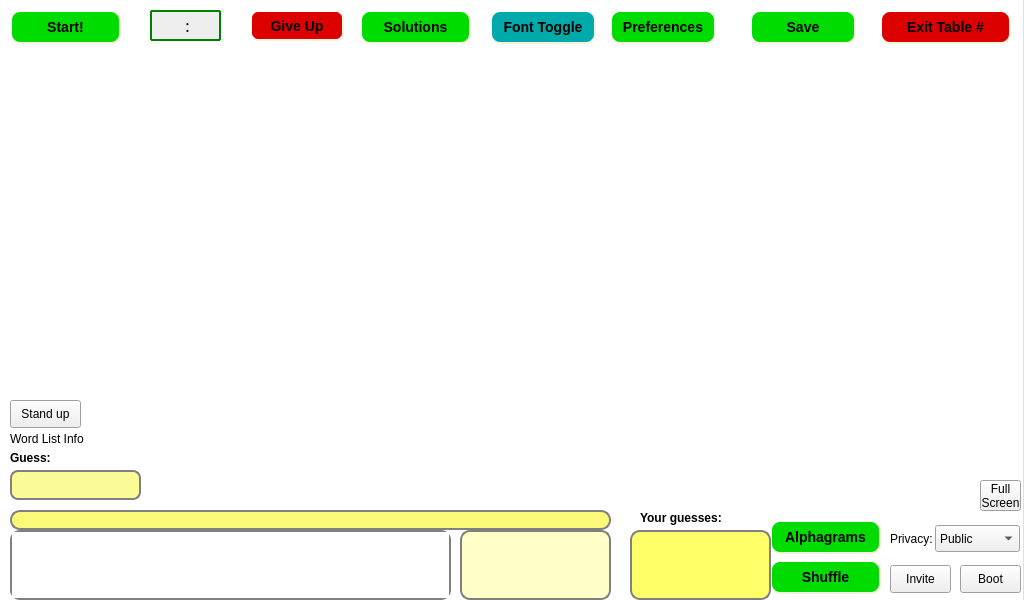
<?xml version="1.0" encoding="UTF-8"?>
<ui version="4.0">
 <class>tableForm</class>
 <widget class="QWidget" name="tableForm">
  <property name="geometry">
   <rect>
    <x>0</x>
    <y>0</y>
    <width>1024</width>
    <height>600</height>
   </rect>
  </property>
  <property name="sizePolicy">
   <sizepolicy hsizetype="Preferred" vsizetype="Preferred">
    <horstretch>0</horstretch>
    <verstretch>0</verstretch>
   </sizepolicy>
  </property>
  <property name="minimumSize">
   <size>
    <width>1024</width>
    <height>600</height>
   </size>
  </property>
  <property name="maximumSize">
   <size>
    <width>2000</width>
    <height>2000</height>
   </size>
  </property>
  <property name="palette">
   <palette>
    <active>
     <colorrole role="Base">
      <brush brushstyle="SolidPattern">
       <color alpha="255">
        <red>255</red>
        <green>255</green>
        <blue>255</blue>
       </color>
      </brush>
     </colorrole>
     <colorrole role="Window">
      <brush brushstyle="SolidPattern">
       <color alpha="255">
        <red>223</red>
        <green>223</green>
        <blue>223</blue>
       </color>
      </brush>
     </colorrole>
    </active>
    <inactive>
     <colorrole role="Base">
      <brush brushstyle="SolidPattern">
       <color alpha="255">
        <red>255</red>
        <green>255</green>
        <blue>255</blue>
       </color>
      </brush>
     </colorrole>
     <colorrole role="Window">
      <brush brushstyle="SolidPattern">
       <color alpha="255">
        <red>223</red>
        <green>223</green>
        <blue>223</blue>
       </color>
      </brush>
     </colorrole>
    </inactive>
    <disabled>
     <colorrole role="Base">
      <brush brushstyle="SolidPattern">
       <color alpha="255">
        <red>223</red>
        <green>223</green>
        <blue>223</blue>
       </color>
      </brush>
     </colorrole>
     <colorrole role="Window">
      <brush brushstyle="SolidPattern">
       <color alpha="255">
        <red>223</red>
        <green>223</green>
        <blue>223</blue>
       </color>
      </brush>
     </colorrole>
    </disabled>
   </palette>
  </property>
  <property name="windowTitle">
   <string/>
  </property>
  <widget class="QGraphicsView" name="graphicsView">
   <property name="enabled">
    <bool>true</bool>
   </property>
   <property name="geometry">
    <rect>
     <x>-1</x>
     <y>0</y>
     <width>1024</width>
     <height>600</height>
    </rect>
   </property>
   <property name="cursor" stdset="0">
    <cursorShape>ArrowCursor</cursorShape>
   </property>
   <property name="focusPolicy">
    <enum>Qt::NoFocus</enum>
   </property>
   <property name="frameShape">
    <enum>QFrame::NoFrame</enum>
   </property>
   <property name="frameShadow">
    <enum>QFrame::Plain</enum>
   </property>
   <property name="lineWidth">
    <number>0</number>
   </property>
   <property name="verticalScrollBarPolicy">
    <enum>Qt::ScrollBarAlwaysOff</enum>
   </property>
   <property name="horizontalScrollBarPolicy">
    <enum>Qt::ScrollBarAlwaysOff</enum>
   </property>
   <property name="interactive">
    <bool>true</bool>
   </property>
  </widget>
  <widget class="QPushButton" name="pushButtonAlphagrams">
   <property name="geometry">
    <rect>
     <x>770</x>
     <y>520</y>
     <width>111</width>
     <height>34</height>
    </rect>
   </property>
   <property name="focusPolicy">
    <enum>Qt::NoFocus</enum>
   </property>
   <property name="styleSheet">
    <string> QPushButton {
     background-color: rgb(0, 220, 0);
     border-style: outset;
     border-width: 2px;
     border-radius: 10px;
     border-color: beige;
     font: bold 14px;
     min-width: 5em;
     padding: 6px;
 }
QPushButton:disabled{
	background-color: rgb(0, 100, 0);
	color: rgb(100, 100, 100);
}
 QPushButton:pressed {
     background-color: rgb(0, 150, 0);
     border-style: inset;
 } </string>
   </property>
   <property name="text">
    <string>Alphagrams</string>
   </property>
  </widget>
  <widget class="QPushButton" name="pushButtonShuffle">
   <property name="geometry">
    <rect>
     <x>770</x>
     <y>560</y>
     <width>111</width>
     <height>34</height>
    </rect>
   </property>
   <property name="focusPolicy">
    <enum>Qt::NoFocus</enum>
   </property>
   <property name="styleSheet">
    <string> QPushButton {
     background-color: rgb(0, 220, 0);
     border-style: outset;
     border-width: 2px;
     border-radius: 10px;
     border-color: beige;
     font: bold 14px;
     min-width: 5em;
     padding: 6px;
 }
QPushButton:disabled{
	background-color: rgb(0, 100, 0);
	color: rgb(100, 100, 100);
}
 QPushButton:pressed {
     background-color: rgb(0, 150, 0);
     border-style: inset;
 } </string>
   </property>
   <property name="text">
    <string>Shuffle</string>
   </property>
  </widget>
  <widget class="QPushButton" name="pushButtonGiveUp">
   <property name="geometry">
    <rect>
     <x>250</x>
     <y>10</y>
     <width>94</width>
     <height>31</height>
    </rect>
   </property>
   <property name="focusPolicy">
    <enum>Qt::NoFocus</enum>
   </property>
   <property name="styleSheet">
    <string> QPushButton {
     background-color: rgb(220, 0, 0);
     border-style: outset;
     border-width: 2px;
     border-radius: 8px;
     border-color: beige;
     font: bold 14px;
     min-width: 5em;
     padding: 0px;
 }
QPushButton:disabled{
	background-color: rgb(50, 0, 0);
	color: rgb(100, 100, 100);
}
 QPushButton:pressed {
     background-color: rgb(100, 0, 0);
     border-style: inset;
 } </string>
   </property>
   <property name="text">
    <string>Give Up</string>
   </property>
  </widget>
  <widget class="QPushButton" name="pushButtonExit">
   <property name="geometry">
    <rect>
     <x>880</x>
     <y>10</y>
     <width>131</width>
     <height>34</height>
    </rect>
   </property>
   <property name="focusPolicy">
    <enum>Qt::NoFocus</enum>
   </property>
   <property name="styleSheet">
    <string> QPushButton {
     background-color: rgb(220, 0, 0);
     border-style: outset;
     border-width: 2px;
     border-radius: 10px;
     border-color: beige;
     font: bold 14px;
     min-width: 5em;
     padding: 6px;
 }
QPushButton:disabled{
	background-color: rgb(50, 0, 0);
	color: rgb(100, 100, 100);
}
 QPushButton:pressed {
     background-color: rgb(100, 0, 0);
     border-style: inset;
 } </string>
   </property>
   <property name="text">
    <string>Exit Table #</string>
   </property>
  </widget>
  <widget class="QPushButton" name="pushButtonStart">
   <property name="geometry">
    <rect>
     <x>10</x>
     <y>10</y>
     <width>111</width>
     <height>34</height>
    </rect>
   </property>
   <property name="focusPolicy">
    <enum>Qt::NoFocus</enum>
   </property>
   <property name="styleSheet">
    <string> QPushButton {
     background-color: rgb(0, 220, 0);
     border-style: outset;
     border-width: 2px;
     border-radius: 10px;
     border-color: beige;
     font: bold 14px;
     min-width: 5em;
     padding: 6px;
 }
QPushButton:disabled{
	background-color: rgb(0, 100, 0);
	color: rgb(100, 100, 100);
}
 QPushButton:pressed {
     background-color: rgb(0, 150, 0);
     border-style: inset;
 } </string>
   </property>
   <property name="text">
    <string>Start!</string>
   </property>
  </widget>
  <widget class="QLineEdit" name="lineEditSolution">
   <property name="geometry">
    <rect>
     <x>10</x>
     <y>470</y>
     <width>131</width>
     <height>30</height>
    </rect>
   </property>
   <property name="styleSheet">
    <string> QLineEdit {
     border: 2px solid gray;
     border-radius: 8px;
     padding: 3px;
     background: rgb(250, 250, 150);
     selection-background-color: darkgray;
	font: 14px;
 } 
</string>
   </property>
   <property name="maxLength">
    <number>15</number>
   </property>
  </widget>
  <widget class="QLabel" name="labelGuess">
   <property name="geometry">
    <rect>
     <x>10</x>
     <y>450</y>
     <width>61</width>
     <height>16</height>
    </rect>
   </property>
   <property name="text">
    <string>&lt;B&gt;Guess:&lt;/B&gt;</string>
   </property>
  </widget>
  <widget class="QLineEdit" name="lineEditChat">
   <property name="geometry">
    <rect>
     <x>10</x>
     <y>510</y>
     <width>601</width>
     <height>20</height>
    </rect>
   </property>
   <property name="styleSheet">
    <string> QLineEdit {
     border: 2px solid gray;
     border-radius: 10px;
     padding: 0 8px;
     background: rgb(250, 250, 120);
     selection-background-color: darkgray;
 } 
</string>
   </property>
   <property name="maxLength">
    <number>500</number>
   </property>
  </widget>
  <widget class="QTextEdit" name="textEditChat">
   <property name="geometry">
    <rect>
     <x>10</x>
     <y>530</y>
     <width>441</width>
     <height>70</height>
    </rect>
   </property>
   <property name="focusPolicy">
    <enum>Qt::ClickFocus</enum>
   </property>
   <property name="styleSheet">
    <string> QTextEdit, QListView {
     border: 2px solid gray;
     border-radius: 10px;
 } </string>
   </property>
   <property name="readOnly">
    <bool>true</bool>
   </property>
  </widget>
  <widget class="playerListWidget" name="listWidgetPeopleInRoom">
   <property name="geometry">
    <rect>
     <x>460</x>
     <y>530</y>
     <width>151</width>
     <height>70</height>
    </rect>
   </property>
   <property name="focusPolicy">
    <enum>Qt::NoFocus</enum>
   </property>
   <property name="styleSheet">
    <string>QListWidget {
     border: 2px solid gray;
     border-radius: 10px;
	background-color: rgb(255, 255, 200);
}</string>
   </property>
  </widget>
  <widget class="QTextEdit" name="textEditGuesses">
   <property name="geometry">
    <rect>
     <x>630</x>
     <y>530</y>
     <width>141</width>
     <height>70</height>
    </rect>
   </property>
   <property name="focusPolicy">
    <enum>Qt::NoFocus</enum>
   </property>
   <property name="acceptDrops">
    <bool>false</bool>
   </property>
   <property name="styleSheet">
    <string> QTextEdit, QListView {
     border: 2px solid gray;
     border-radius: 10px;
     background-color: rgb(255, 255, 105)
 } </string>
   </property>
  </widget>
  <widget class="QLabel" name="labelYourGuesses">
   <property name="geometry">
    <rect>
     <x>640</x>
     <y>510</y>
     <width>101</width>
     <height>16</height>
    </rect>
   </property>
   <property name="text">
    <string>&lt;B&gt;Your guesses:&lt;/B&gt;</string>
   </property>
  </widget>
  <widget class="QPushButton" name="pushButtonSolutions">
   <property name="geometry">
    <rect>
     <x>360</x>
     <y>10</y>
     <width>111</width>
     <height>34</height>
    </rect>
   </property>
   <property name="focusPolicy">
    <enum>Qt::NoFocus</enum>
   </property>
   <property name="styleSheet">
    <string notr="true"> QPushButton {
     background-color: rgb(0, 220, 0);
     border-style: outset;
     border-width: 2px;
     border-radius: 10px;
     border-color: beige;
     font: bold 14px;
     min-width: 5em;
     padding: 6px;
 }
QPushButton:disabled{
	background-color: rgb(0, 100, 0);
	color: rgb(100, 100, 100);
}
 QPushButton:pressed {
     background-color: rgb(0, 150, 0);
     border-style: inset;
 } </string>
   </property>
   <property name="text">
    <string>Solutions</string>
   </property>
  </widget>
  <widget class="QLabel" name="labelWordListInfo">
   <property name="geometry">
    <rect>
     <x>10</x>
     <y>430</y>
     <width>121</width>
     <height>18</height>
    </rect>
   </property>
   <property name="text">
    <string>Word List Info</string>
   </property>
  </widget>
  <widget class="QPushButton" name="pushButtonPreferences">
   <property name="geometry">
    <rect>
     <x>610</x>
     <y>10</y>
     <width>106</width>
     <height>34</height>
    </rect>
   </property>
   <property name="focusPolicy">
    <enum>Qt::NoFocus</enum>
   </property>
   <property name="styleSheet">
    <string> QPushButton {
     background-color: rgb(0, 220, 0);
     border-style: outset;
     border-width: 2px;
     border-radius: 10px;
     border-color: beige;
     font: bold 14px;
     min-width: 5em;
     padding: 6px;
 }
QPushButton:disabled{
	background-color: rgb(0, 100, 0);
	color: rgb(100, 100, 100);
}
 QPushButton:pressed {
     background-color: rgb(0, 150, 0);
     border-style: inset;
 } </string>
   </property>
   <property name="text">
    <string>Preferences</string>
   </property>
  </widget>
  <widget class="QPushButton" name="pushButtonFontToggle">
   <property name="geometry">
    <rect>
     <x>490</x>
     <y>10</y>
     <width>106</width>
     <height>34</height>
    </rect>
   </property>
   <property name="focusPolicy">
    <enum>Qt::NoFocus</enum>
   </property>
   <property name="styleSheet">
    <string notr="true"> QPushButton {
     background-color: rgb(0, 170, 170);
     border-style: outset;
     border-width: 2px;
     border-radius: 10px;
     border-color: beige;
     font: bold 14px;
     min-width: 5em;
     padding: 6px;
 }
QPushButton:disabled{
	background-color: rgb(0, 100, 100);
	color: rgb(100, 100, 100);
}
 QPushButton:pressed {
     background-color: rgb(0, 150, 150);
     border-style: inset;
 } </string>
   </property>
   <property name="text">
    <string>Font Toggle</string>
   </property>
  </widget>
  <widget class="QPushButton" name="pushButtonSave">
   <property name="geometry">
    <rect>
     <x>750</x>
     <y>10</y>
     <width>106</width>
     <height>34</height>
    </rect>
   </property>
   <property name="focusPolicy">
    <enum>Qt::NoFocus</enum>
   </property>
   <property name="styleSheet">
    <string> QPushButton {
     background-color: rgb(0, 220, 0);
     border-style: outset;
     border-width: 2px;
     border-radius: 10px;
     border-color: beige;
     font: bold 14px;
     min-width: 5em;
     padding: 6px;
 }
QPushButton:disabled{
	background-color: rgb(0, 100, 0);
	color: rgb(100, 100, 100);
}
 QPushButton:pressed {
     background-color: rgb(0, 150, 0);
     border-style: inset;
 } </string>
   </property>
   <property name="text">
    <string>Save</string>
   </property>
  </widget>
  <widget class="QComboBox" name="comboBoxTablePrivacy">
   <property name="geometry">
    <rect>
     <x>935</x>
     <y>525</y>
     <width>85</width>
     <height>27</height>
    </rect>
   </property>
   <property name="focusPolicy">
    <enum>Qt::NoFocus</enum>
   </property>
   <item>
    <property name="text">
     <string>Public</string>
    </property>
   </item>
   <item>
    <property name="text">
     <string>Private</string>
    </property>
   </item>
  </widget>
  <widget class="QLabel" name="label">
   <property name="geometry">
    <rect>
     <x>890</x>
     <y>530</y>
     <width>51</width>
     <height>18</height>
    </rect>
   </property>
   <property name="text">
    <string>Privacy:</string>
   </property>
  </widget>
  <widget class="QPushButton" name="pushButtonInvite">
   <property name="geometry">
    <rect>
     <x>890</x>
     <y>565</y>
     <width>61</width>
     <height>28</height>
    </rect>
   </property>
   <property name="focusPolicy">
    <enum>Qt::NoFocus</enum>
   </property>
   <property name="text">
    <string>Invite</string>
   </property>
  </widget>
  <widget class="QPushButton" name="pushButtonStand">
   <property name="geometry">
    <rect>
     <x>10</x>
     <y>400</y>
     <width>71</width>
     <height>28</height>
    </rect>
   </property>
   <property name="focusPolicy">
    <enum>Qt::NoFocus</enum>
   </property>
   <property name="text">
    <string>Stand up</string>
   </property>
  </widget>
  <widget class="QPushButton" name="pushButtonBoot">
   <property name="geometry">
    <rect>
     <x>960</x>
     <y>565</y>
     <width>61</width>
     <height>28</height>
    </rect>
   </property>
   <property name="focusPolicy">
    <enum>Qt::NoFocus</enum>
   </property>
   <property name="text">
    <string>Boot</string>
   </property>
  </widget>
  <widget class="QToolButton" name="toolButtonFullScreen">
   <property name="geometry">
    <rect>
     <x>980</x>
     <y>480</y>
     <width>41</width>
     <height>31</height>
    </rect>
   </property>
   <property name="focusPolicy">
    <enum>Qt::NoFocus</enum>
   </property>
   <property name="text">
    <string>Full
Screen</string>
   </property>
  </widget>
  <widget class="QLabel" name="labelTimer">
   <property name="geometry">
    <rect>
     <x>150</x>
     <y>10</y>
     <width>71</width>
     <height>31</height>
    </rect>
   </property>
   <property name="styleSheet">
    <string notr="true"> QFrame, QLabel, QToolTip {
	background-color: #EEEEEE;
     border: 2px solid green;
     border-radius: 1px;
     padding: 2px;
	font: 16px bold;
	color: black;
 }</string>
   </property>
   <property name="text">
    <string>&lt;!DOCTYPE HTML PUBLIC &quot;-//W3C//DTD HTML 4.0//EN&quot; &quot;http://www.w3.org/TR/REC-html40/strict.dtd&quot;&gt;
&lt;html&gt;&lt;head&gt;&lt;meta name=&quot;qrichtext&quot; content=&quot;1&quot; /&gt;&lt;style type=&quot;text/css&quot;&gt;
p, li { white-space: pre-wrap; }
&lt;/style&gt;&lt;/head&gt;&lt;body style=&quot; font-family:'12'; font-weight:400; font-style:normal;&quot;&gt;
&lt;p align=&quot;center&quot; style=&quot; margin-top:0px; margin-bottom:0px; margin-left:0px; margin-right:0px; -qt-block-indent:0; text-indent:0px;&quot;&gt;:&lt;/p&gt;&lt;/body&gt;&lt;/html&gt;</string>
   </property>
  </widget>
 </widget>
 <customwidgets>
  <customwidget>
   <class>playerListWidget</class>
   <extends>QListWidget</extends>
   <header>playerlistwidget.h</header>
  </customwidget>
 </customwidgets>
 <tabstops>
  <tabstop>lineEditChat</tabstop>
  <tabstop>lineEditSolution</tabstop>
 </tabstops>
 <resources/>
 <connections/>
</ui>
